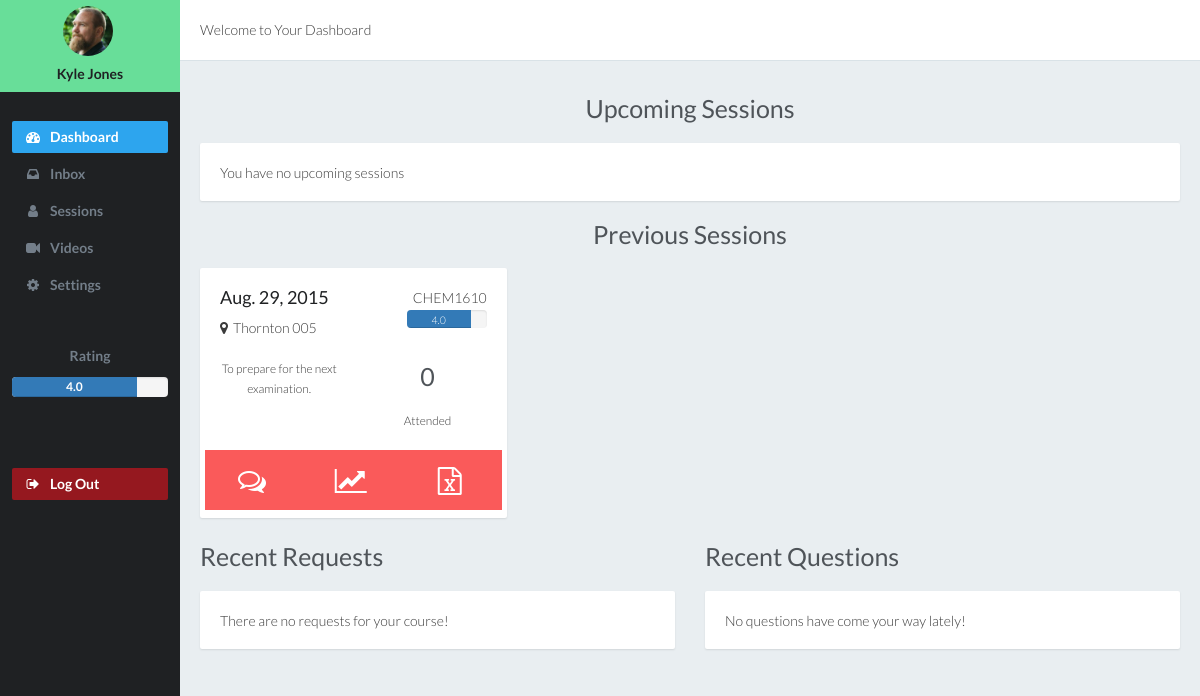
Screenshot of /internal/home/ (signed in) with the database file from the repository.
### external/models.py (models this page shows, shortened)
class Rating(models.Model):
	student = models.ForeignKey('Student')
	instructor = models.ForeignKey('Instructor')
	session = models.ForeignKey('Session')
	value = models.FloatField()

class Session(models.Model):
	course = models.ForeignKey('Course')
	date = models.DateField()
	date_created = models.DateField(auto_now_add=True)
	time = models.TimeField()
	instructor = models.ForeignKey('Instructor')
	location = models.CharField(max_length=40, null=True)
	description = models.TextField(default="To prepare for the next examination.")
	present = models.IntegerField(default=0)
	status = models.CharField(max_length='5', choices=SESSION_STATUS, default=SESSION_STATUS[0])
	test_file = models.FileField(null=True)
	students = models.ManyToManyField('Student')
	@property
	def rating(self):
		ratings = Rating.objects.filter(session=self).aggregate(Avg('value'))['value__avg']
		if ratings:
			return round(ratings, 2)
		else:
			return 0
	class Meta:
		ordering = ['-date']

class Course(models.Model):
	name = models.CharField(max_length=30)
	code = models.CharField(max_length=10)

### internal/views.py (the view)
@login_required
def dashboard(request):
	if (len(Employee.objects.filter(user=request.user))):
		return employee_dashboard(request)
	if (len(Instructor.objects.filter(user=request.user))):
		return instructor_dashboard(request)
	return HttpResponse("Who are you??")

### internal/views.py (called while the page is built)
def prepareSessionForTemplate(sessions):
	for session in sessions:
		session['rating'] = Session.objects.get(id=session['id']).rating
		session['rating_percent'] = session['rating'] * 20
		session['course'] = Course.objects.get(id=session['course_id']).code
	return sessions

### internal/templates/internal/home.html (shortened to what this page needs)
{% load staticfiles%}
<!DOCTYPE html>
<html >
  <head>
    <link rel='stylesheet prefetch' href='http://maxcdn.bootstrapcdn.com/font-awesome/4.2.0/css/font-awesome.min.css'>
    <link rel='stylesheet prefetch' href='http://maxcdn.bootstrapcdn.com/bootstrap/3.3.1/css/bootstrap.min.css'>
    <link rel="stylesheet" href="{%static 'internal/dashboard_base_style.css'%}">
  </head>
  <body>
    <div id="nav">
      <div class="user-banner"><img src="{{user_picture}}"/>
        <h5 class="username">{{user.first_name|add:" "|add:user.last_name}}</h5>
      </div>
      <ul>
        <li class="head"></li>
        <li class="active"><a href=""><i class="fa fa-fw fa-dashboard"></i><span>Dashboard</span></a></li>
        <li><a href="/internal/inbox/"><i class="fa fa-fw fa-inbox"></i><span class="swatch light-grey">Inbox</span></a></li>
        <li><a href="/internal/sessions/"><i class="fa fa-fw fa-user"></i><span>Sessions</span></a></li>
        <li><a href="/internal/videos/"><i class="fa fa-fw fa-video-camera"></i><span>Videos</span></a></li>
        <li><a href="/internal/settings/"><i class="fa fa-fw fa-cog"></i><span>Settings</span></a></li>
        <li class="rating-title"><a href="#"></a></li>
        <li class="rating-title"><a href="#"></a></li>
        <li class="rating-title"><a href="#"><span>Rating</span></a></li>
        <div class="progress clear-right">
                  <div role="progressbar" aria-valuenow="75" aria-valuemin="0" aria-valuemax="100" style="width: {{rating_percent}}%;" class="progress-bar">{{rating}}<span class="sr-only">{{rating_percent}}% Complete</span></div>
        </div>
        <li class="rating-title"><a href="#"></a></li>
        <li class="rating-title"><a href="#"></a></li>
        <li class="rating-title"><a href="#"></a></li>
        <li class="signout"><a href="/internal/logout/"><i class="fa fa-fw fa-sign-out"></i><span>Log Out</span></a></li>
      </ul>
    </div>
    <div id="main">
      <header>
        Welcome to Your Dashboard
      </header>
      <div id="content">
        <h1 class="section-title">Upcoming Sessions</h1>
        {% if upcoming_sessions %}
          <div class="row">
        {% for session in upcoming_sessions %}
            <div class="col-sm-4">
              <div class="box property-glance">
                <div class="header">
                  <h4 class="pull-left">{{session.date}} <small> {{session.time}}</small></h4><span class="pull-right">{{session.course}}</span>
                  <div class="progress clear-right">
                    <div role="progressbar" style="width: 100%;" class="progress-bar no-rating">No Rating Yet</div>
                  </div>
                  <div class="clear-left"><i class="fa fa-map-marker"></i><span>{{session.location}}</span></div>
                </div>
                <div class="body">
                  <div class="row">
                    <div class="col-sm-6 statistic text-center">
                      <small>{{session.description}}</small>
                    </div>
                    <div class="col-sm-6 text-center">
                      <h1>{{session.present}}</h1><small>In Attendance</small>
                    </div>
                  </div>
                  <div class="row">
                    <div data-toggle="email" data-placement="bottom" title="Send Email" class="col-sm-4 col-xs-6 widget"><i class="fa fa-comments-o"></i></div>
                    <div data-toggle="statistics" data-placement="bottom" title="Session Statistics" class="col-sm-4 col-xs-6 widget"><i class="fa fa-line-chart"></i></div>
                    <div data-toggle="attendance" data-placement="bottom" title="Enter Attendance" class="col-sm-4 col-xs-6 widget"><i class="fa fa-list"></i></div>
                  </div>
                </div>
              </div>
            </div>
        {% endfor %}
          </div>
        {% else %}
        <div style="margin-top: 20px;" class="box">
          <div class="body">
            <p>You have no upcoming sessions</p>
          </div>
        </div>
        {% endif %}
        <h1 class="section-title">Previous Sessions</h1>
        {% if previous_sessions %}
        {% for session in previous_sessions %}
        <div class="row">
          <div class="col-sm-4">
            <div class="box property-glance">
              <div class="header">
                <h4 class="pull-left">{{session.date}}</h4><span class="pull-right">{{session.course}}</span>
                <div class="progress clear-right">
                  <div role="progressbar" aria-valuenow="75" aria-valuemin="0" aria-valuemax="100" style="width: {{session.rating_percent}}%;" class="progress-bar">{{session.rating}}<span class="sr-only">{{session.rating_percent}}% Complete</span></div>
                </div>
                <div class="clear-left"><i class="fa fa-map-marker"></i><span>{{session.location}}</span></div>
              </div>
              <div class="body">
                <div class="row">
                  <div class="col-sm-6 statistic text-center">
                    <small>{{session.description}}</small>
                  </div>
                  <div class="col-sm-6 text-center">
                    <h1>{{session.present}}</h1><small>Attended</small>
                  </div>
                </div>
                <div class="row">
                  <div data-toggle="email" data-placement="bottom" title="Send Email" class="col-sm-4 col-xs-6 widget"><i class="fa fa-comments-o"></i></div>
                  <div data-toggle="email" data-placement="bottom" title="Session Statistics" class="col-sm-4 col-xs-6 widget"><i class="fa fa-line-chart"></i></div>
                  <div data-toggle="attendance" data-placement="bottom" title="Download Attendance Sheet" class="col-sm-4 col-xs-6 widget"><i class="fa fa-file-excel-o"></i></div>
                </div>
              </div>
            </div>
          </div>
        </div>
        {% endfor %}
        {% else %}
        <div style="margin-top: 20px;" class="box">
          <div class="body">
            <p>You have not hosted any sessions</p>
          </div>
        </div>
        {% endif %}
        <div class="row">
          <div class="col-sm-6">
            <h1>Recent Requests</h1>
            {% if requests %}
            {% for request in requests%}
            <div class="timeline">
              <div class="item">
                <div class="circle"></div>
                <div class="message">
                  <Here><h4>{{request.course.code}}</h4>{{request.description}}</Here>
                </div>
              </div>
            </div>
            {% endfor %}
            {% else %}
            <div style="margin-top: 20px;" class="box">
              <div class="body">
                <p>There are no requests for your course!</p>
              </div>
            </div>
            {% endif %}
          </div>
          <div class="col-sm-6">
            <h1>Recent Questions</h1>
            {% if questions %}
            {% for question in questions%}
            <div class="timeline">
              <div class="item">
                <div class="circle"></div>
                <div class="message">
                  <Here>{{question.student_id}}: {{question.text}}</Here>
                </div>
              </div>
            </div>
            {% endfor %}
            {% else %}
            <div style="margin-top: 20px;" class="box">
              <div class="body">
                <p>No questions have come your way lately!</p>
              </div>
            </div>
            {% endif %}
          </div>
        </div>
      </div>
    </div>
  </body>
</html>

### internal/static/internal/dashboard_base_style.css (style rules this page uses)
.section-title { text-align: center; }
.rating-title { text-align: center; }
.pull-left { float: left; }
.pull-right { float: right; }
.clear-left { clear: left; }
.clear-right { clear: right; }
.user-banner { width: 180px; padding: 1px 0px 1px 0px; background: #68de99; text-align: center; }
.user-banner img { display: inline-block; vertical-align: middle; margin-top: 5px; width: 50px; margin-right: 5px; border-radius: 100%; }
.user-banner .username { font-weight: bold; }
html, body { height: 100%; }
body { padding: 0; margin: 0; font-family: Lato; font-weight: 300; color: rgba(10,10,10,.8); background: #E9EEF1; }
h1, h2, h3, h4, h5, h6 { color: #1F2123; }
h1, h2 { color: #4f5459; margin: 5px 0 20px 0; }
h1 { font-size: 25px; }
#nav { position: fixed; top: 0; bottom: 0; width: 180px; color: #fff; background: #1F2123; z-index: +10; }
#nav a { color: #737E89; text-decoration: none; }
#nav ul { list-style-type: none; padding: 12px; margin: 0; font-weight: 600; }
#nav ul li.head { color: #50585f; font-size: 11px; letter-spacing: 1px; text-transform: uppercase; padding: 6px 12px; }
#nav ul li a { display: block; padding: 6px 12px; margin: 5px 0; border-radius: 2px; }
#nav ul li a i { margin-right: 8px; }
#nav ul li.active a { color: #fff; background: #2DA5EE; }
#nav ul li.signout a { color: #fff; background: rgba(200,20,30,.7); }
#main { margin-left: 180px; }
#main header { position: fixed; background: #fff; width: 100%; padding: 20px; z-index: +1; border-bottom: 1px solid #d9e2e7; }
#main #content { position: relative; top: 70px; padding: 20px; }
#main .property-glance i { margin-right: 5px; }
#main .property-glance .progress { float: right; width: 30%; height: 18px; margin-top: 2px; }
#main .property-glance .progress .progress-bar { font-size: 75%; }
#main .property-glance .widget { text-align: center; margin-top: 20px; padding: 10px; background: #fa5a5a; color: #fff; font-size: 200%; }
.box { position: relative; background: #fff; box-sizing: border-box; margin-bottom: 20px; box-shadow: 0 1px 2px rgba(0, 0, 0, 0.1); border-radius: 2px; }
.box h4 { margin: 0 0 10px 0; }
.box .header { padding: 20px 20px 0; }
.box .body { padding: 20px 20px 8px; }

### rows the page displays
Rating: value "4.0"
Session: date "Aug. 29, 2015", course "CHEM1610", {{ session.rating_percent }} 80.0 (drawn), rating "4.0", location "Thornton 005", description "To prepare for the next examination.", present "0"

### other values shown
{{ user.first_name|add:" "|add:user.last_name }} "Kyle Jones"
